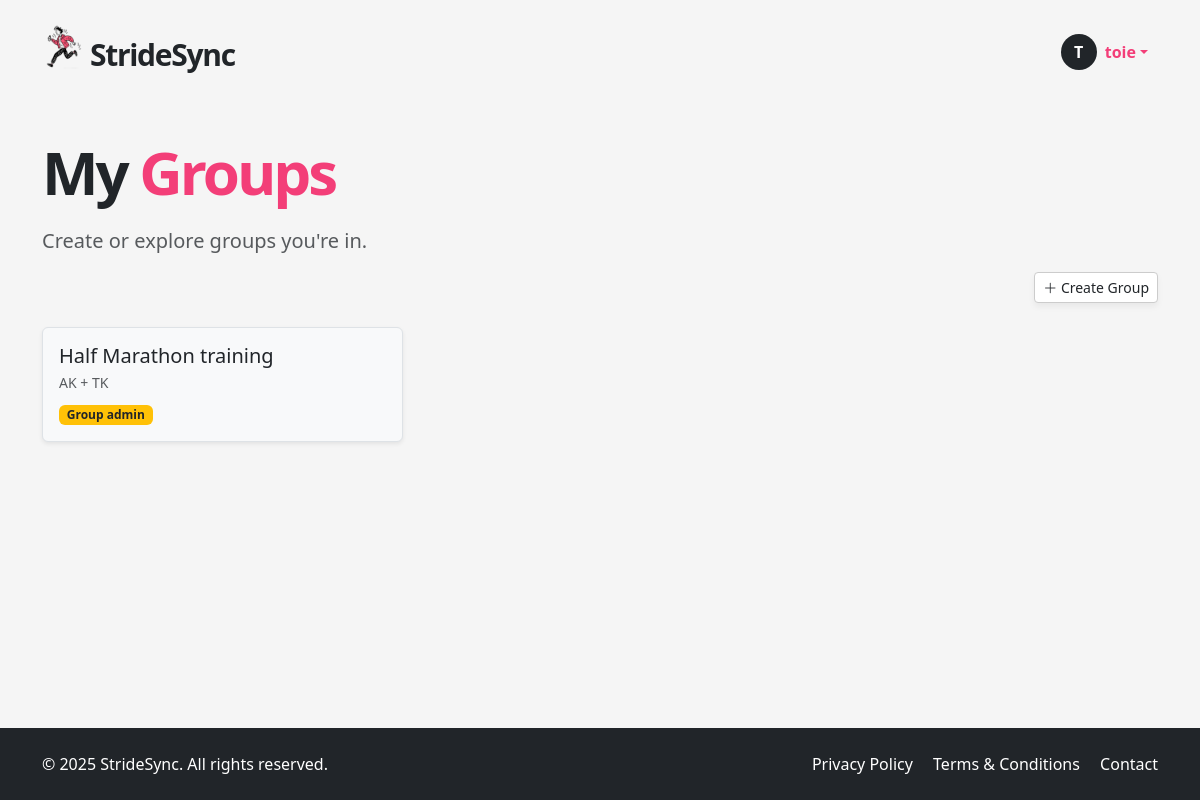
/my-groups (signed in), run on an earlier commit of the app's database.
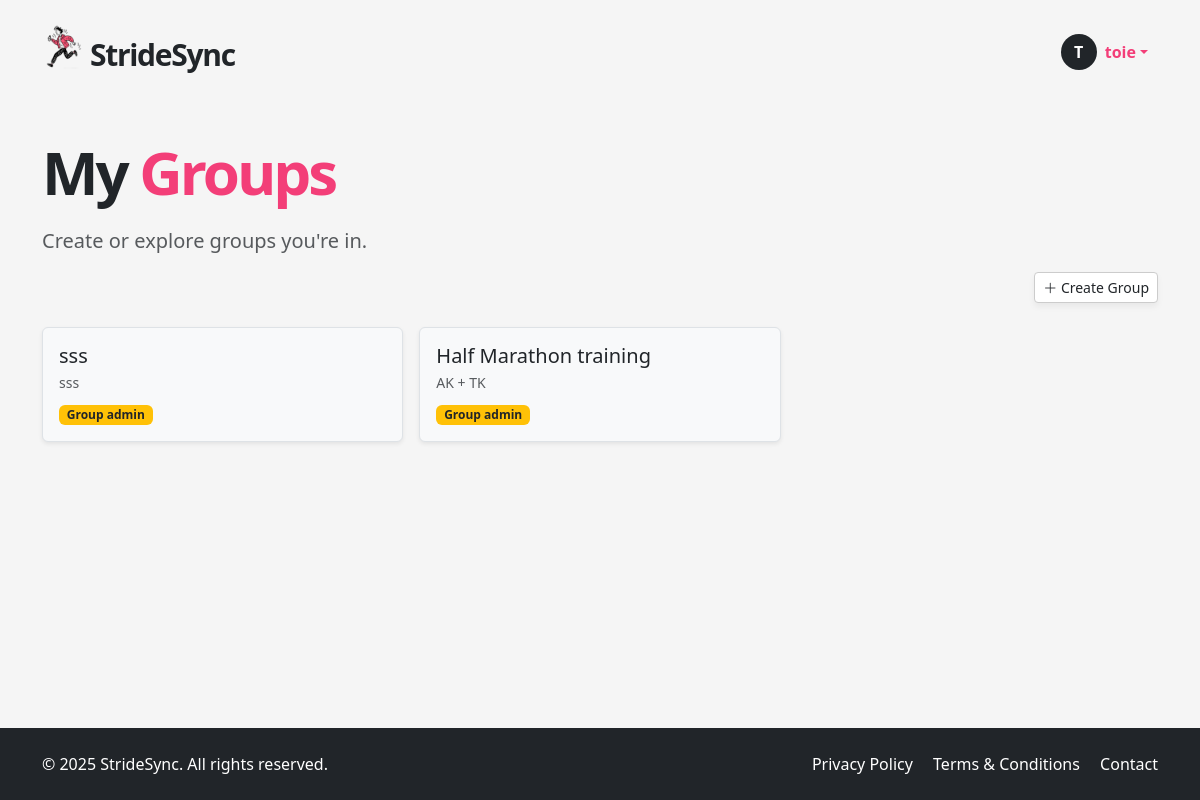
And on a later commit of the database.
### app/models.py (models this page shows, shortened)
class Group(db.Model):
    __tablename__ = "groups"
    id = sa.Column(sa.Integer, primary_key=True)
    name = sa.Column(sa.String(100), unique=True, nullable=False)
    description = sa.Column(sa.Text)
    members = so.relationship("User", secondary=user_groups, back_populates="groups")
    admins = so.relationship("User", secondary=group_admins, back_populates="admin_of_groups")
    runs = so.relationship("Run", secondary=run_groups, back_populates="groups")
    invites = so.relationship("GroupInvite", back_populates="group", cascade="all, delete-orphan")

### app/routes.py (the view)
@app.route('/my-groups')
@login_required
def my_groups():
    sorted_groups = sorted(current_user.groups, key=lambda g: g.id, reverse=True)
    create_group_form = CreateGroupForm()
    return render_template(
        "my_groups.html",
        groups=sorted_groups,
        create_group_form=create_group_form,
        user=current_user
    )

### app/models.py (called while the page is built)
@login.user_loader
def load_user(id):
    return db.session.get(User, int(id))

### app/templates/my_groups.html (shortened to what this page needs)
{% extends "base.html" %}
{% block content %}
<section class="py-5">
  <div class="container">
    <h1 class="display-4 fw-bold mb-4 hero-title">My <span>Groups</span></h1>
    <p class="lead text-muted">Create or explore groups you're in.</p>
    <div class="d-flex justify-content-end mb-4">
      <button class="btn btn-soft btn-sm" data-bs-toggle="modal" data-bs-target="#createGroupModal">
        <i class="bi bi-plus-lg"></i> Create Group
      </button>
    </div>
    {% if groups %}
    <div class="row g-3">
      {% for group in groups %}
      <div class="col-md-4">
        <div class="border rounded p-3 bg-light h-100 shadow-sm position-relative">
          <h5 class="mb-1">{{ group.name }}</h5>
          <p class="small text-muted mb-2">{{ group.description[:80] }}</p>
          {% if group in current_user.admin_of_groups %}
            <span class="badge bg-warning text-dark">Group admin</span>
          {% endif %}
        </div>
      </div>
      {% endfor %}
    </div>
    {% else %}
      <p class="text-muted">You're not in any groups yet.</p>
    {% endif %}
  </div>
</section>
{% endblock %}

What changed in the data, as far as the page shows it:
added Group: name "sss", description "sss"
